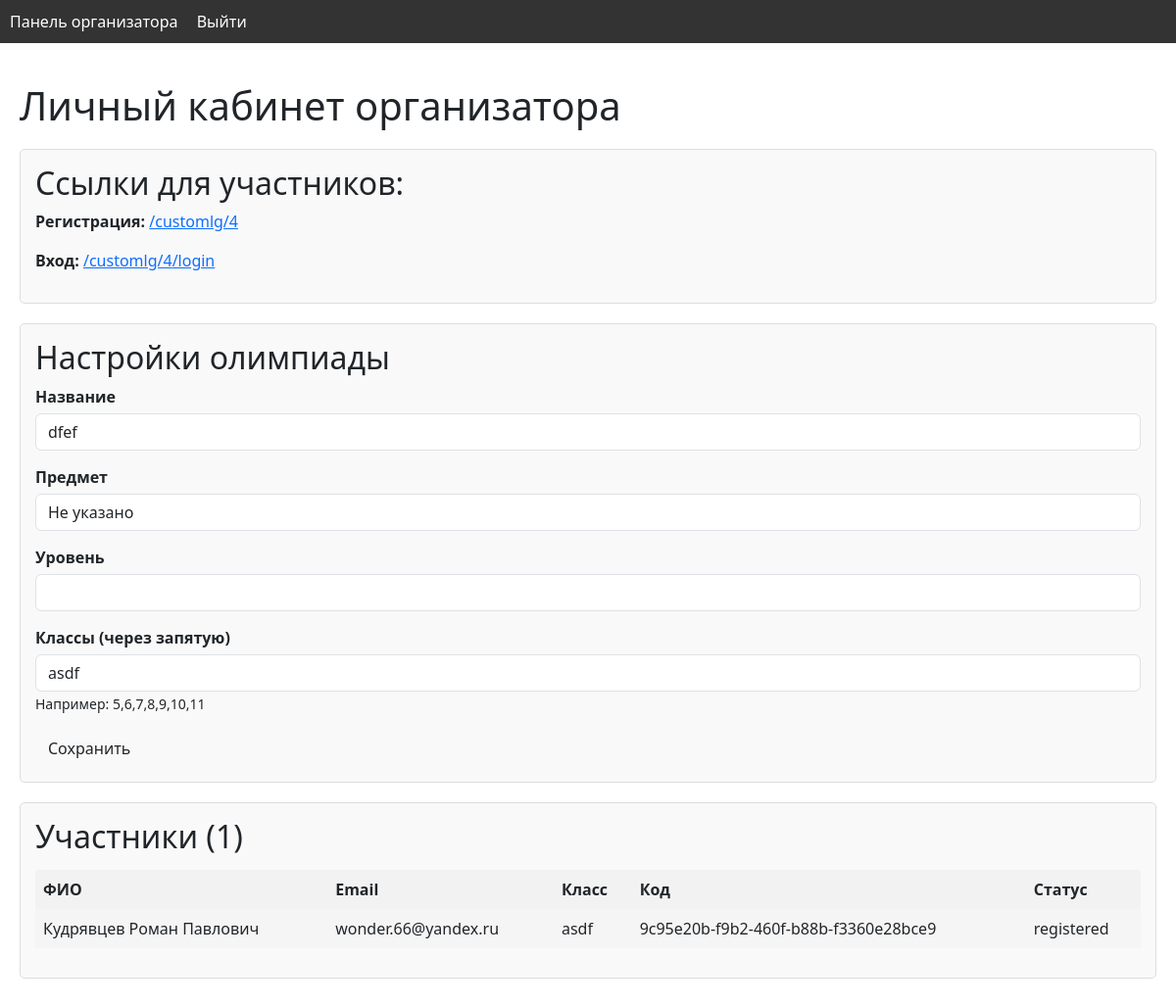
Page /organizer_dashboard (signed in) on the committed database.
### app/models.py (models this page shows, shortened)
class Olympiad(UserMixin, db.Model):
    id = db.Column(db.Integer, primary_key=True)
    name = db.Column(db.String(150), nullable=False)
    subject = db.Column(db.String(100), nullable=False)
    level = db.Column(db.String(50))
    logo = db.Column(db.String(255))  # Путь к логотипу
    grades = db.Column(db.String(100))  # Классы через запятую: "5,6,7"
    status = db.Column(OlympiadStatus, default="registration")
    participants = db.relationship("Participant", backref="olympiad")
    organizer_username = db.Column(db.String(80), unique=True, nullable=False)
    organizer_email = db.Column(db.String(120), unique=True, nullable=False)
    organizer_password_hash = db.Column(db.String(128))

class Participant(UserMixin, db.Model):
    id = db.Column(db.Integer, primary_key=True)
    olympiad_id = db.Column(db.Integer, db.ForeignKey("olympiad.id"), nullable=False)
    participant_code = db.Column(
        db.String(36), default=lambda: str(uuid.uuid4()), unique=True
    )
    grade = db.Column(db.String(10), nullable=False)
    encrypted_data = db.Column(db.Text)
    status = db.Column(ParticipantStatus, default="registered")
    work_scan = db.Column(db.String(255))
    score = db.Column(db.Integer)
    comments = db.Column(db.Text)
    participant_email = db.Column(db.String(120), nullable=False)
    participant_password_hash = db.Column(db.String(128))
    participant_name = db.Column(db.String(150))
    __table_args__ = (
        UniqueConstraint(
            "olympiad_id", "participant_email", name="unique_participant_per_olympiad"
        ),
    )

### app/routes.py (the view)
@bp.route("/organizer_dashboard")
@login_required
def organizer_dashboard():
    if session.get('user_type') != 'organizer':
        logout_user()
        return redirect(url_for("main.login_organizer"))
    participants = Participant.query.filter_by(olympiad_id=current_user.id).all()
    form = OlympiadSettingsForm(obj=current_user)
    return render_template(
        "organizer_dashboard.html",
        participants=participants,
        custom_link=f"/customlg/{current_user.id}",
        form=form,
    )

### app/forms.py
class OlympiadSettingsForm(FlaskForm):
    name = StringField("Название", validators=[DataRequired()])
    subject = StringField("Предмет", validators=[DataRequired()])
    level = StringField("Уровень")
    grades = StringField("Классы (через запятую)", validators=[DataRequired()])

### app/__init__.py (called while the page is built)
@login_manager.user_loader
def load_user(user_id):
    from app.models import Olympiad, Participant
    if session.get('user_type') == 'participant':
        return Participant.query.get(int(user_id))
    else:
        return Olympiad.query.get(int(user_id))

### app/templates/organizer_dashboard.html (shortened to what this page needs)
{% extends 'base.html' %}
{% block content %}
<h1>Личный кабинет организатора</h1>
<div class="section">
    <h2>Ссылки для участников:</h2>
    <p><strong>Регистрация:</strong> <a href="{{ custom_link }}" target="_blank">{{ custom_link }}</a></p>
    <p><strong>Вход:</strong> <a href="{{ custom_link }}/login" target="_blank">{{ custom_link }}/login</a></p>
</div>
<div class="section">
    <h2>Настройки олимпиады</h2>
    <form method="POST" action="{{ url_for('main.olympiad_settings') }}">
        <div class="form-group">
            {{ form.name.label }} {{ form.name(class="form-control") }}
        </div>
        <div class="form-group">
            {{ form.subject.label }} {{ form.subject(class="form-control") }}
        </div>
        <div class="form-group">
            {{ form.level.label }} {{ form.level(class="form-control") }}
        </div>
        <div class="form-group">
            {{ form.grades.label }} {{ form.grades(class="form-control") }}
            <small>Например: 5,6,7,8,9,10,11</small>
        </div>
        <input type="submit" value="Сохранить" class="btn">
    </form>
</div>
<div class="section">
    <h2>Участники ({{ participants|length }})</h2>
    <table>
        <tr>
            <th>ФИО</th>
            <th>Email</th>
            <th>Класс</th>
            <th>Код</th>
            <th>Статус</th>
        </tr>
        {% for participant in participants %}
        <tr>
            <td>{{ participant.participant_name }}</td>
            <td>{{ participant.participant_email }}</td>
            <td>{{ participant.grade }}</td>
            <td>{{ participant.participant_code }}</td>
            <td>{{ participant.status }}</td>
        </tr>
        {% endfor %}
    </table>
</div>
{% endblock %}

### app/static/styles.css (style rules this page uses)
.section { margin: 20px 0; padding: 15px; border: 1px solid #ddd; border-radius: 5px; background-color: #f9f9f9; }
table { width: 100%; border-collapse: collapse; margin: 15px 0; }
td, th { border: 1px solid #ddd; padding: 8px; text-align: left; }
th { background-color: #f2f2f2; font-weight: bold; }
tr:nth-child(even) { background-color: #f5f5f5; }
.form-group { margin-bottom: 15px; }
.form-group label { display: block; margin-bottom: 5px; font-weight: bold; }
.form-control { width: 100%; padding: 8px; border: 1px solid #ddd; border-radius: 4px; box-sizing: border-box; }
.btn { padding: 10px 15px; background-color: #4CAF50; color: white; border: none; border-radius: 4px; cursor: pointer; }
h1, h2, h3 { color: #333; }
a { color: #0066cc; text-decoration: none; }

### rows in the picture
Olympiad: name "dfef", subject "Не указано", grades "asdf"
Participant: participant_name "Кудрявцев Роман Павлович", participant_email "wonder.66@yandex.ru", grade "asdf", participant_code "9c95e20b-f9b2-460f-b88b-f3360e28bce9", status "registered"

### other values in the picture
{{ custom_link }} "/customlg/4"
{{ participants|length }} "1"
